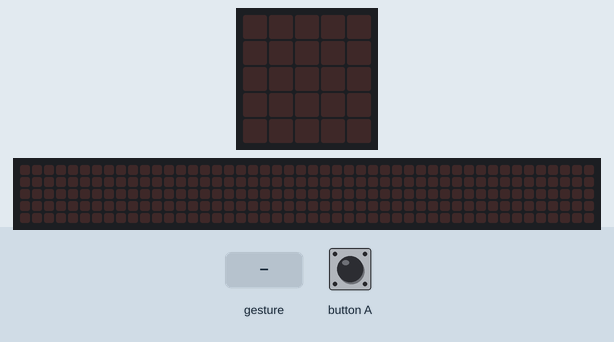
This program was run on a simulated BBC micro:bit (MakeCode). Shown: the board's 5×5 LED display, a strip that is not on the board, showing the scrolling text unrolled. The test bench sets the inputs (shaded band). Random numbers come from a fixed seed; a tilt is held for 1.5 s and a shake lasts 1 s, then the board lies face up again; the 48×5 strip is a reading aid, not a part: it shows the text the display is scrolling, unrolled, one strip-width of it at a time; the short countdown, score and lost-life animations are approximate.

Above: at 1.2 s.
1.3 s: button A pressed for 0.15 s
At 1.68 s:
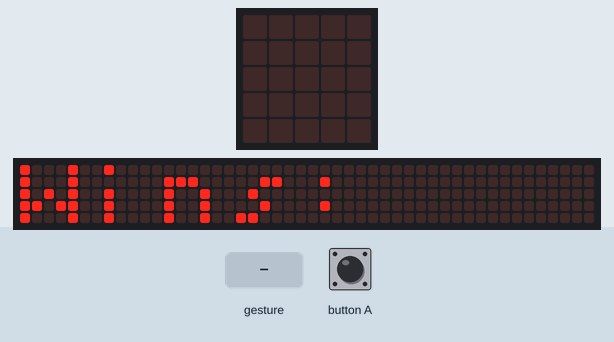
4.3 s: gesture 'shake'
7.3 s: button A pressed for 0.15 s
At 8.91 s:
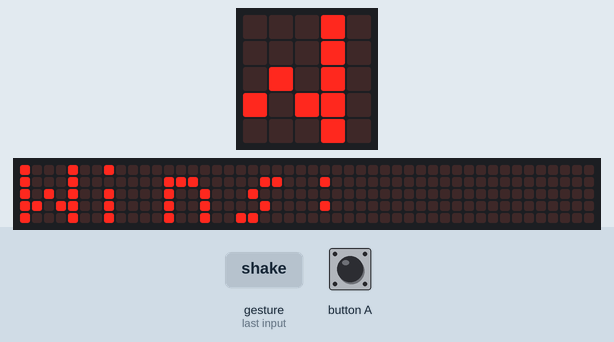
10.3 s: gesture 'shake'
13.3 s: gesture 'shake'
At 15.4 s:
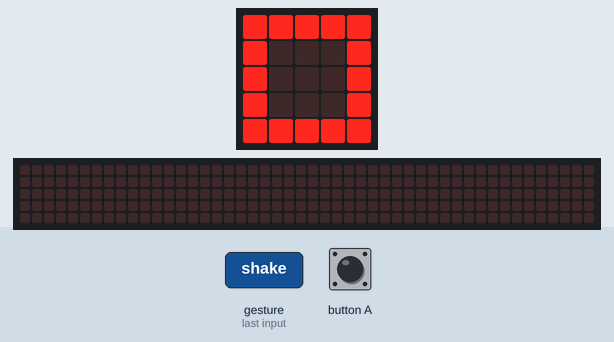
15.9 s: gesture 'shake'
At 16.6 s:
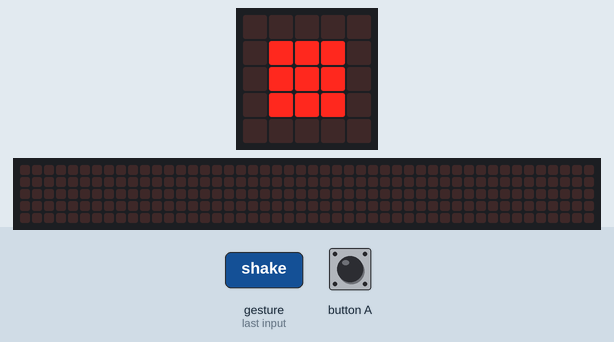
Timing chart, 0 to 18.6 s (numbered marks = the images above; inputs shaded):
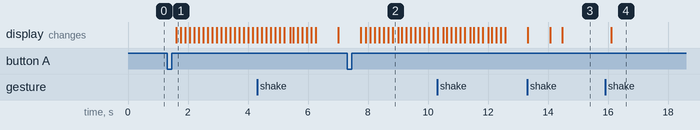

The program:

main.ts
```typescript
let hand = 0
input.onGesture(Gesture.Shake, function () {
    hand = randint(0, 2)
    if (hand == 0) {
        basic.showLeds(`
            # # # # #
            # . . . #
            # . . . #
            # . . . #
            # # # # #
            `)
    } else if (hand == 1) {
        basic.showLeds(`
            . . . . .
            . # # # .
            . # # # .
            . # # # .
            . . . . .
            `)
    } else {
        basic.showLeds(`
            # # . . #
            # # . # .
            . . # . .
            # # . # .
            # # . . #
            `)
    }
})
input.onButtonPressed(Button.A, function () {
    game.addScore(1)
    basic.pause(100)
    basic.showString("Wins:")
    basic.showNumber(game.score())
})
```

test.ts
```typescript
// οι δοκιμές πηγαίνουν εδώ, δεν θα γίνει εκτέλεση όταν αυτό το πακέτο χρησιμοποιηθεί ως επέκταση.
```

Measured:
- after the input at 1.3 s, the display: changes after 0.31 s (image 1)
- after the input at 15.9 s, the display: changes after 0.20 s (image 4)
